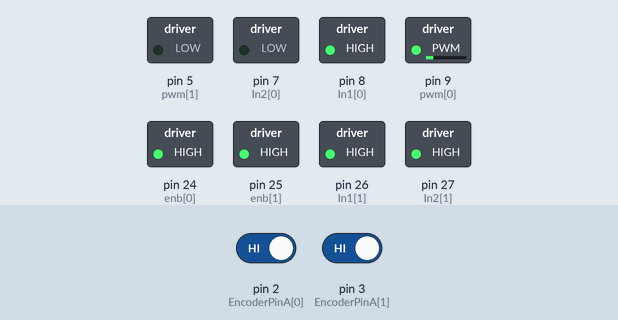
Simulated run of this sketch. Board: Arduino Mega 2560, built with avr-gcc and run on an emulated ATmega2560. On the bench: switched loads named in the sketch (green lamp = pin HIGH). The inputs (shaded band) are chosen by the test bench; at power-on: pin 2 (EncoderPinA[0]) HIGH, pin 3 (EncoderPinA[1]) HIGH. What the sketch prints to the serial monitor is not drawn.

Above: at 0.1 s.
Timing chart, 0 to 1.6 s (numbered marks = the images above):
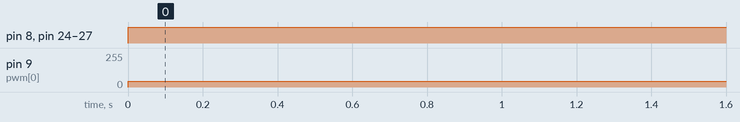

The sketch:

mob_rob_0.ino
```cpp
#include <avr/io.h>

#include <avr/interrupt.h>

#include <math.h>

//Pin_variables...............................
int In1[] = {8,26};
int In2[]= {7,27};
int pwm[]= {9,5};
int enb[] ={24,25};
int curr[] = {26,27};
int EncoderPinA[] ={2,3};
int EncoderPinB[] ={3,31};


//int In1[] = {22,26};
//int In2[]= {23,27};
//int pwm[]= {4,5};
//int enb[] ={24,25};
//int curr[] = {26,27};
//int EncoderPinA[] ={2,3};
//int EncoderPinB[] ={30,31};

long counts = 0;
long counts_2 = 0;

//others......................................
int wise;
int velocity  = 60;  //min = 122  and max = 255
//in/t pos[] = {0,0};

void setup() {
  // put your setup code here, to run once:
  for (int i = 0; i<=1; i++){
    pinMode(In1[i],OUTPUT);
    pinMode(In2[i],OUTPUT);
    pinMode(pwm[i],OUTPUT);
    pinMode(enb[i],OUTPUT);
    pinMode(curr[i],OUTPUT);
    pinMode(enb[i],OUTPUT);
    pinMode(curr[i],OUTPUT);

    pinMode(EncoderPinA[i], INPUT); //initialize Encoder Pins
    pinMode(EncoderPinB[i], INPUT);
    digitalWrite(EncoderPinA[i], LOW); //initialize Pin States
    digitalWrite(EncoderPinB[i], LOW);
//    attachInterrupt(i, readEncoder, CHANGE); ///attach interrupt to PIN 2


    attachInterrupt(digitalPinToInterrupt(EncoderPinA[i]),readEncoder, RISING);

  }
Serial.begin(115200);

}

void loop() {


    mot_enb();
  curr_enb();
  setMotor(1,45, pwm[0], In1[0],In2[0]);
  Serial.print(counts);

  Serial.print("  ");

  Serial.println(counts_2);
delay(3000);

}


void readEncoder() //this function is triggered by the encoder CHANGE, and increments the encoder counter

{

  if(digitalRead(EncoderPinB[0]) == digitalRead(EncoderPinA[0]) )
  if(digitalRead(EncoderPinB[1]) == digitalRead(EncoderPinB[1]) )

  {

    counts = counts-1; //you may need to redefine positive and negative directions
    counts_2 = counts_2-1;
  }

  else

  {

    counts = counts+1;
    counts_2 = counts_2+1;
  }

}
```

encoder.ino
```cpp

```

methods.ino
```cpp
//Functions ##############################################


// motor_setting.............................................
void setMotor(int dir, int pwmVal, int PWM, int in1,int in2){
  analogWrite(PWM, pwmVal);
  if(dir == 1){
    digitalWrite(in1,HIGH);
    digitalWrite(in2,LOW);
  }
  else if(dir == -1){
    digitalWrite(in1, LOW);
    digitalWrite(in2, HIGH);
  }
  else{
    digitalWrite(in1, LOW);
    digitalWrite(in2, LOW);
  }
}


// Enabeling the motors....................................
void mot_enb(){

    for (int k; k<=1;k++){
  digitalWrite(enb[k],HIGH);
  }
}


// Enabeling the current protection....................................
void curr_enb(){

    for (int m; m<=1;m++){
  digitalWrite(curr[m],HIGH);
  }
}
```

Measured:
- by itself, pin 8 (In1[0]), pin 24 (enb[0]), pin 25 (enb[1]), pin 26 (In1[1]), pin 27 (In2[1]): LOW → HIGH at 0.00 s
- by itself, pin 9 (pwm[0]): 0/255 → 45/255 at 0.00 s
